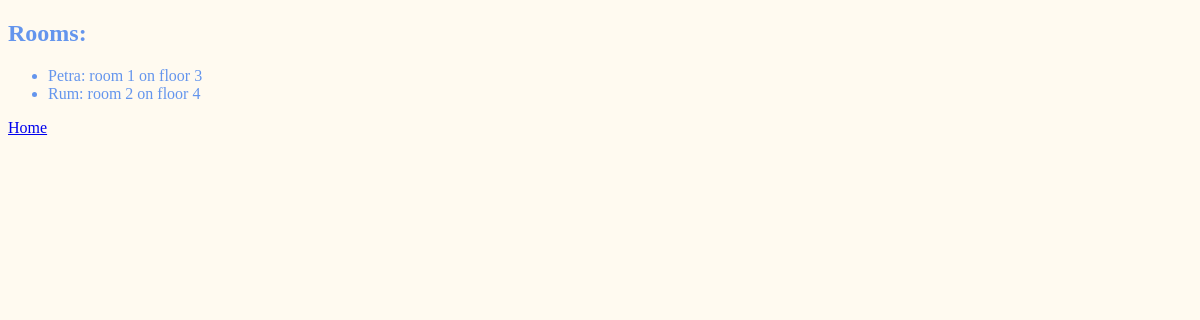
Page /meetings/rooms on the earlier database version.
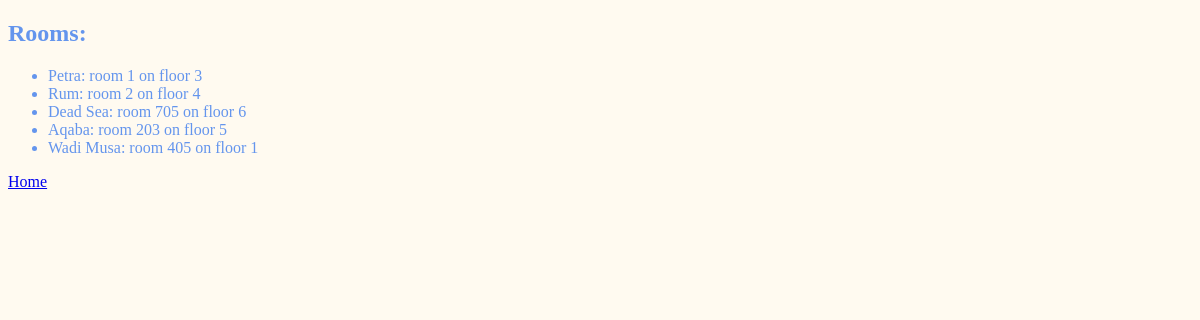
Same page on the later database version.
### meetings/models.py (models this page shows)
class Room(models.Model):
    name = models.CharField(max_length=100)
    number = models.IntegerField()
    floor = models.IntegerField()
    def __str__(self):
        return f'{self.name}: room {self.number} on floor {self.floor}'

### meetings/views.py (the view)
# urls.py: path('rooms', views.rooms, name='rooms'),
def rooms(request):
    return render(request, 'meetings/rooms.html', {
        'rooms': Room.objects.all(),
    })

### meetings/templates/meetings/rooms.html (shortened to what this page needs)
{% extends 'base.html' %}
{% block content %}
<h2>Rooms:</h2>
<ul>
    {% for room in rooms %}
        <li>
            {{room}}
        </li>
    {% endfor %}
</ul>
<p>
    <a href="{% url 'home' %}">Home</a>
</p>
{% endblock %}

### website/templates/base.html (shortened to what this page needs)
{% load static %}
<!DOCTYPE html>
<html lang="en">
<head>
    <link rel="stylesheet" href="{% static 'website/style.css' %}">
</head>
<body>
{%block content %}
{% endblock %}
</body>
</html>

### website/static/website/style.css (style rules this page uses)
body { font-family: sanf-serif; color: cornflowerblue; background-color: floralwhite; }

Differences in the rows shown:
added Room: name+number+floor "Dead Sea: room 705 on floor 6"
added Room: name+number+floor "Aqaba: room 203 on floor 5"
added Room: name+number+floor "Wadi Musa: room 405 on floor 1"
